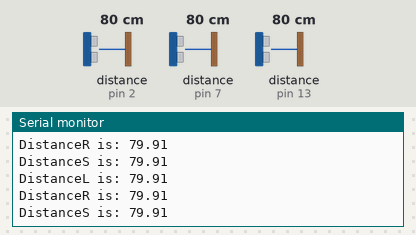
The sketch below on a simulated Arduino Uno, built with avr-gcc and run on an emulated ATmega328P. On the bench: the last lines printed to the serial monitor. Wiring (inferred from the names in the program): 3 × ultrasonic range finder: trigger pin 6, echo pin 2 / trigger pin 8, echo pin 7 / trigger pin 12, echo pin 13. Inputs (shaded band) come from the test bench; at power-on: distance to the obstacle (sensors on pin 2, pin 7, pin 13) 80 cm. The echo pulse lasts 58.3 µs per cm.

Above: at 1.2 s.
1.3 s: distance to the obstacle (sensor on pin 2) set to 2 cm
At 1.8 s:
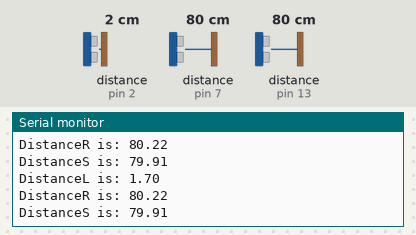
4.3 s: distance to the obstacle (sensor on pin 7) set to 2 cm
At 4.8 s:
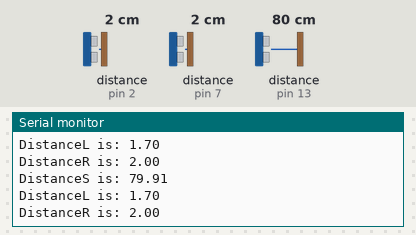
7.3 s: distance to the obstacle (sensor on pin 13) set to 2 cm
At 8.0 s:
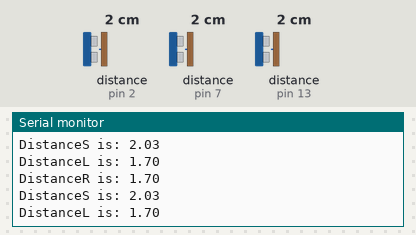
10.3 s: distance to the obstacle (sensor on pin 2) set to 18 cm
At 10.8 s:
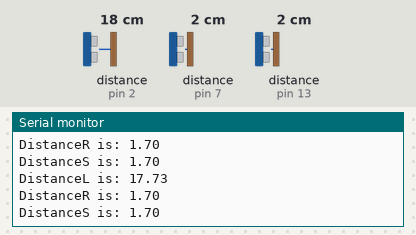
13.3 s: distance to the obstacle (sensor on pin 13) set to 120 cm
At 14.3 s:
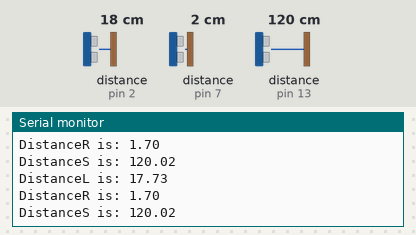
16.3 s: distance to the obstacle (sensor on pin 13) set to 4 cm
At 17.1 s:
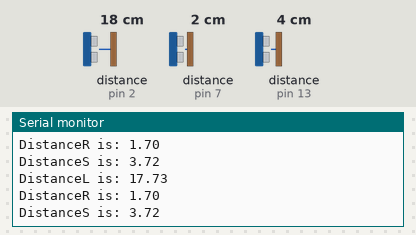
Timing chart, 0 to 19.3 s (numbered marks = the images above; inputs shaded):
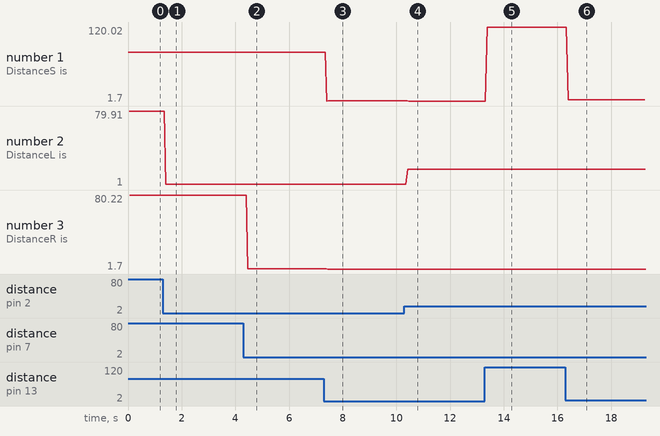

Measured:
- after the input at 1.3 s, the serial monitor: prints a new line after 0.11 s (image 1)
- after the input at 4.3 s, the serial monitor: prints a new line after 0.16 s (image 2)
- after the input at 7.3 s, the serial monitor: prints a new line after 0.10 s (image 3)
- after the input at 10.3 s, the serial monitor: prints a new line after 0.12 s (image 4)
- after the input at 13.3 s, the serial monitor: prints a new line after 0.08 s (image 5)
- after the input at 16.3 s, the serial monitor: prints a new line after 0.09 s (image 6)
- plotted number 1: 79.91 → 2.03 after the input at 7.3 s, 1.7 → 120.02 after the input at 13.3 s, 120.02 → 3.72 after the input at 16.3 s
- plotted number 2: 79.91 → 1.7 after the input at 1.3 s, 1.7 → 17.73 after the input at 10.3 s, 17.73 → 1 after the input at 16.3 s

The sketch:

ultrasound.ino
```cpp
/*
  Description:
    Reads input from ultrasound sensor and display distance back to host.
*/

#define usTrigPin1 12    // Ultrasound Trig Pin
#define usEchoPin1 13    // Ultrasound Echo Pin
#define usTrigPin2 6    // Ultrasound Trig Pin
#define usEchoPin2 2    // Ultrasound Echo Pin
#define usTrigPin3 8    // Ultrasound Trig Pin
#define usEchoPin3 7    // Ultrasound Echo Pin

void UsSetup() {
  pinMode(usTrigPin1, OUTPUT);
  pinMode(usEchoPin1, INPUT);
  pinMode(usTrigPin2, OUTPUT);
  pinMode(usEchoPin2, INPUT);
  pinMode(usTrigPin3, OUTPUT);
  pinMode(usEchoPin3, INPUT);
}

/* Return distance from ulstrasound sensor in cm
 */
float UsGetDistance1() {
  float duration, dist;

  // Send out ultrasound trigger
  digitalWrite(usTrigPin1, LOW);
  delayMicroseconds(1);

  digitalWrite(usTrigPin1, HIGH);
  delayMicroseconds(2);
  digitalWrite(usTrigPin1, LOW);

  // Wait for ultrasound echo
  duration = pulseIn(usEchoPin1, HIGH);

  // Compute distance
  dist =  (duration / 2) * 0.0344;

  return dist;
}
float UsGetDistance2() {
  float duration, dist;

  // Send out ultrasound trigger
  digitalWrite(usTrigPin2, LOW);
  delayMicroseconds(1);

  digitalWrite(usTrigPin2, HIGH);
  delayMicroseconds(2);
  digitalWrite(usTrigPin2, LOW);

  // Wait for ultrasound echo
  duration = pulseIn(usEchoPin2, HIGH);

  // Compute distance
  dist =  (duration / 2) * 0.0344;

  return dist;
}
float UsGetDistance3() {
  float duration, dist;

  // Send out ultrasound trigger
  digitalWrite(usTrigPin3, LOW);
  delayMicroseconds(1);

  digitalWrite(usTrigPin3, HIGH);
  delayMicroseconds(2);
  digitalWrite(usTrigPin3, LOW);

  // Wait for ultrasound echo
  duration = pulseIn(usEchoPin3, HIGH);

  // Compute distance
  dist =  (duration / 2) * 0.0344;

  return dist;
}

void setup() {
  // put your setup code here, to run once:
  Serial.begin (9600);
  UsSetup();
}

void loop() {
  // put your main code here, to run repeatedly:
  float distance1,distance2,distance3;

  // Read distance from Ultrasound Sensor
  distance1 = UsGetDistance1();
  distance2 = UsGetDistance2();
  distance3 = UsGetDistance3();
  Serial.print("DistanceS is: ");
  Serial.println(distance1);
  Serial.print("DistanceL is: ");
  Serial.println(distance2);
  Serial.print("DistanceR is: ");
  Serial.println(distance3);
}
```
